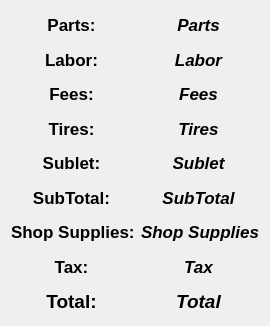
          <widget class="QWidget" name="price_scroll">
           <property name="geometry">
            <rect>
             <x>0</x>
             <y>0</y>
             <width>258</width>
             <height>326</height>
            </rect>
           </property>
           <layout class="QGridLayout" name="gridLayout_39">
            <item row="0" column="0">
             <layout class="QHBoxLayout" name="horizontalLayout_25">
              <item>
               <widget class="QLabel" name="parts_placer_label">
                <property name="font">
                 <font>
                  <pointsize>13</pointsize>
                  <bold>true</bold>
                 </font>
                </property>
                <property name="text">
                 <string>Parts:</string>
                </property>
                <property name="alignment">
                 <set>Qt::AlignCenter</set>
                </property>
               </widget>
              </item>
              <item>
               <widget class="QLabel" name="parts_label">
                <property name="font">
                 <font>
                  <pointsize>13</pointsize>
                  <italic>true</italic>
                  <bold>true</bold>
                 </font>
                </property>
                <property name="text">
                 <string>Parts</string>
                </property>
                <property name="alignment">
                 <set>Qt::AlignCenter</set>
                </property>
               </widget>
              </item>
             </layout>
            </item>
            <item row="1" column="0">
             <layout class="QHBoxLayout" name="horizontalLayout_26">
              <item>
               <widget class="QLabel" name="labor_placer_label">
                <property name="font">
                 <font>
                  <pointsize>13</pointsize>
                  <bold>true</bold>
                 </font>
                </property>
                <property name="text">
                 <string>Labor:</string>
                </property>
                <property name="alignment">
                 <set>Qt::AlignCenter</set>
                </property>
               </widget>
              </item>
              <item>
               <widget class="QLabel" name="labor_label">
                <property name="font">
                 <font>
                  <pointsize>13</pointsize>
                  <italic>true</italic>
                  <bold>true</bold>
                 </font>
                </property>
                <property name="text">
                 <string>Labor</string>
                </property>
                <property name="alignment">
                 <set>Qt::AlignCenter</set>
                </property>
               </widget>
              </item>
             </layout>
            </item>
            <item row="2" column="0">
             <layout class="QHBoxLayout" name="horizontalLayout_31">
              <item>
               <widget class="QLabel" name="fees_placer_label">
                <property name="font">
                 <font>
                  <pointsize>13</pointsize>
                  <bold>true</bold>
                 </font>
                </property>
                <property name="text">
                 <string>Fees:</string>
                </property>
                <property name="alignment">
                 <set>Qt::AlignCenter</set>
                </property>
               </widget>
              </item>
              <item>
               <widget class="QLabel" name="fees_label">
                <property name="font">
                 <font>
                  <pointsize>13</pointsize>
                  <italic>true</italic>
                  <bold>true</bold>
                 </font>
                </property>
                <property name="text">
                 <string>Fees</string>
                </property>
                <property name="alignment">
                 <set>Qt::AlignCenter</set>
                </property>
               </widget>
              </item>
             </layout>
            </item>
            <item row="3" column="0">
             <layout class="QHBoxLayout" name="horizontalLayout_27">
              <item>
               <widget class="QLabel" name="tires_placer_label">
                <property name="font">
                 <font>
                  <pointsize>13</pointsize>
                  <bold>true</bold>
                 </font>
                </property>
                <property name="text">
                 <string>Tires:</string>
                </property>
                <property name="alignment">
                 <set>Qt::AlignCenter</set>
                </property>
               </widget>
              </item>
              <item>
               <widget class="QLabel" name="tires_label">
                <property name="font">
                 <font>
                  <pointsize>13</pointsize>
                  <italic>true</italic>
                  <bold>true</bold>
                 </font>
                </property>
                <property name="text">
                 <string>Tires</string>
                </property>
                <property name="alignment">
                 <set>Qt::AlignCenter</set>
                </property>
               </widget>
              </item>
             </layout>
            </item>
            <item row="4" column="0">
             <layout class="QHBoxLayout" name="horizontalLayout_29">
              <item>
               <widget class="QLabel" name="sublet_placer_label">
                <property name="font">
                 <font>
                  <pointsize>13</pointsize>
                  <italic>false</italic>
                  <bold>true</bold>
                 </font>
                </property>
                <property name="text">
                 <string>Sublet:</string>
                </property>
                <property name="alignment">
                 <set>Qt::AlignCenter</set>
                </property>
               </widget>
              </item>
              <item>
               <widget class="QLabel" name="label_2">
                <property name="font">
                 <font>
                  <pointsize>13</pointsize>
                  <italic>true</italic>
                  <bold>true</bold>
                 </font>
                </property>
                <property name="text">
                 <string>Sublet</string>
                </property>
                <property name="alignment">
                 <set>Qt::AlignCenter</set>
                </property>
               </widget>
              </item>
             </layout>
            </item>
            <item row="5" column="0">
             <layout class="QHBoxLayout" name="horizontalLayout_28">
              <item>
               <widget class="QLabel" name="subtotal_placer_label">
                <property name="font">
                 <font>
                  <pointsize>13</pointsize>
                  <bold>true</bold>
                 </font>
                </property>
                <property name="text">
                 <string>SubTotal:</string>
                </property>
                <property name="alignment">
                 <set>Qt::AlignCenter</set>
                </property>
               </widget>
              </item>
              <item>
               <widget class="QLabel" name="subtotal_label">
                <property name="font">
                 <font>
                  <pointsize>13</pointsize>
                  <italic>true</italic>
                  <bold>true</bold>
                 </font>
                </property>
                <property name="text">
                 <string>SubTotal</string>
                </property>
                <property name="alignment">
                 <set>Qt::AlignCenter</set>
                </property>
               </widget>
              </item>
             </layout>
            </item>
            <item row="6" column="0">
             <layout class="QHBoxLayout" name="horizontalLayout_32">
              <item>
               <widget class="QLabel" name="shop_supplies_placer_label">
                <property name="font">
                 <font>
                  <pointsize>13</pointsize>
                  <bold>true</bold>
                 </font>
                </property>
                <property name="text">
                 <string>Shop Supplies:</string>
                </property>
               </widget>
              </item>
              <item>
               <widget class="QLabel" name="shop_supplies_label">
                <property name="font">
                 <font>
                  <pointsize>13</pointsize>
                  <italic>true</italic>
                  <bold>true</bold>
                 </font>
                </property>
                <property name="text">
                 <string>Shop Supplies</string>
                </property>
                <property name="alignment">
                 <set>Qt::AlignCenter</set>
                </property>
               </widget>
              </item>
             </layout>
            </item>
            <item row="7" column="0">
             <layout class="QHBoxLayout" name="horizontalLayout_33">
              <item>
               <widget class="QLabel" name="tax_placer_label">
                <property name="font">
                 <font>
                  <pointsize>13</pointsize>
                  <bold>true</bold>
                 </font>
                </property>
                <property name="text">
                 <string>Tax:</string>
                </property>
                <property name="alignment">
                 <set>Qt::AlignCenter</set>
                </property>
               </widget>
              </item>
              <item>
               <widget class="QLabel" name="tax_label">
                <property name="font">
                 <font>
                  <pointsize>13</pointsize>
                  <italic>true</italic>
                  <bold>true</bold>
                 </font>
                </property>
                <property name="text">
                 <string>Tax</string>
                </property>
                <property name="alignment">
                 <set>Qt::AlignCenter</set>
                </property>
               </widget>
              </item>
             </layout>
            </item>
            <item row="8" column="0">
             <layout class="QHBoxLayout" name="horizontalLayout_35">
              <item>
               <widget class="QLabel" name="total_placer_label">
                <property name="font">
                 <font>
                  <pointsize>14</pointsize>
                  <bold>true</bold>
                 </font>
                </property>
                <property name="text">
                 <string>Total:</string>
                </property>
                <property name="alignment">
                 <set>Qt::AlignCenter</set>
                </property>
               </widget>
              </item>
              <item>
               <widget class="QLabel" name="total_label">
                <property name="font">
                 <font>
                  <pointsize>14</pointsize>
                  <italic>true</italic>
                  <bold>true</bold>
                 </font>
                </property>
                <property name="text">
                 <string>Total</string>
                </property>
                <property name="alignment">
                 <set>Qt::AlignCenter</set>
                </property>
               </widget>
              </item>
             </layout>
            </item>
           </layout>
          </widget>
